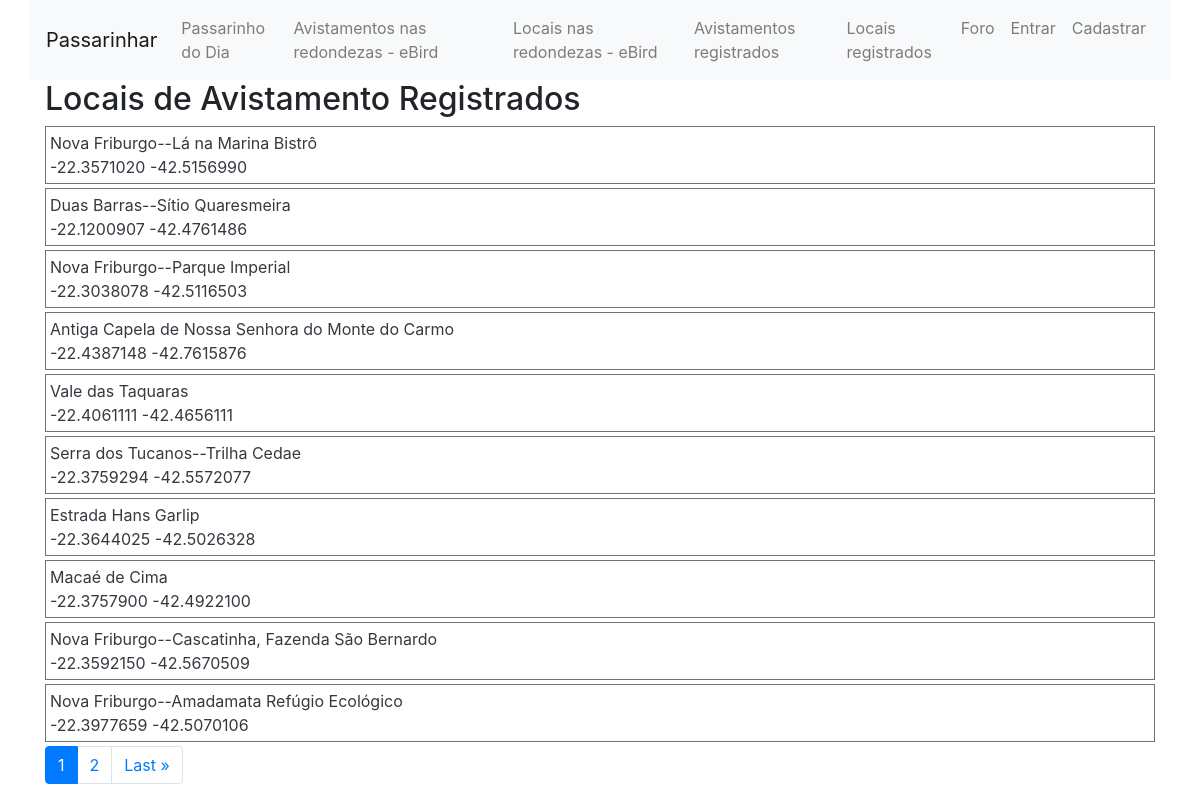
The app's page /allplaces, older data.
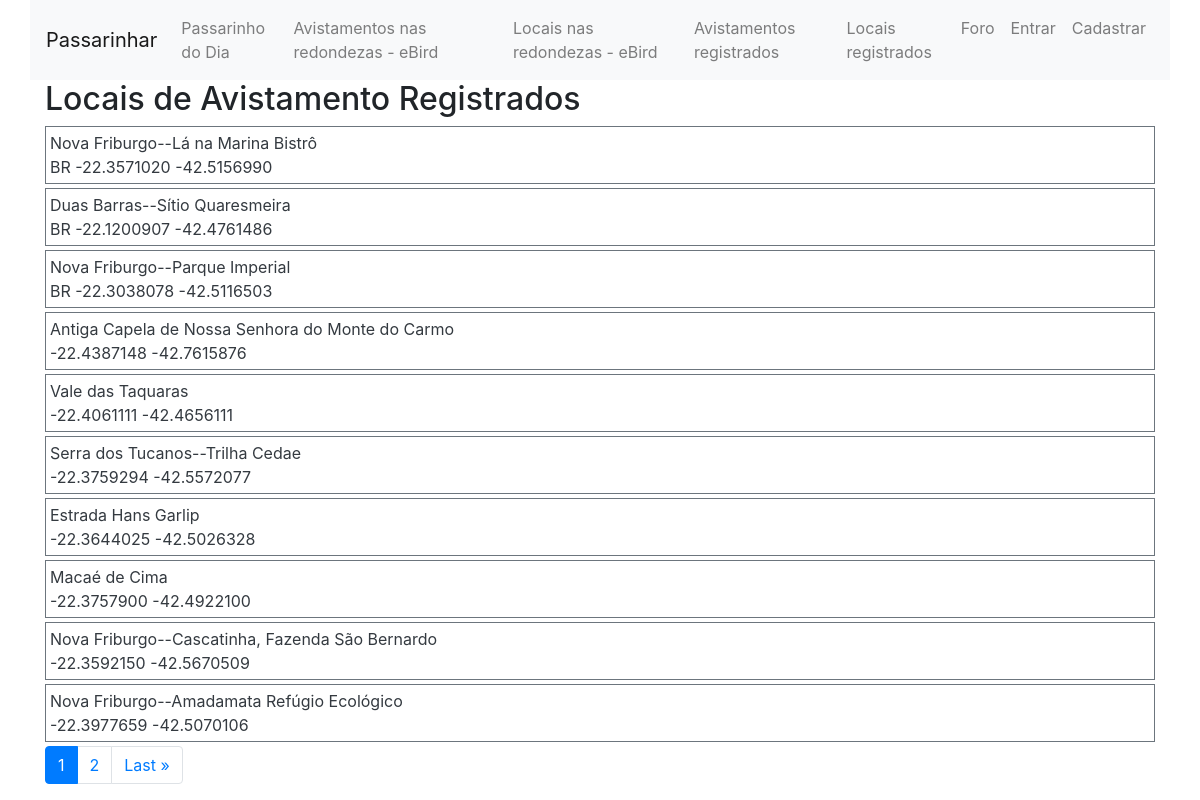
The same page, newer data.
### passarinhar/models.py (models this page shows, shortened)
class Place(models.Model):
    place = models.CharField(max_length=100)
    lat = models.DecimalField(max_digits=10, decimal_places=7, default=0)
    lon = models.DecimalField(max_digits=10, decimal_places=7, default=0)
    subnational2Code = models.CharField(max_length=10, blank=True)
    locId = models.CharField(max_length=20, blank=True)
    latestObsDt = models.CharField(max_length=20, blank=True)
    numSpeciesAllTime = models.IntegerField(default=0)
    country= models.CharField(max_length=2, blank=True)
    region = models.CharField(max_length=100, blank=True)

### passarinhar/views.py (the view)
# urls.py: path("allplaces", views.allplaces, name="allplaces"),
def allplaces(request):
    allplaces = Place.objects.all()
    allplaces = allplaces.order_by("-pk").all()
    p = Paginator(allplaces, 10)
    page_number = request.GET.get('page')
    page_obj = p.get_page(page_number)
    return render(request, "passarinhar/places.html", {
        'title':"Locais de Avistamento Registrados",
        "page_name": 'allplaces',
        'page_obj':page_obj,
        })

### passarinhar/templates/passarinhar/places.html (shortened to what this page needs)
{% extends "passarinhar/layout.html" %}
{% load static %}
{% block body %}
<div id="allplaces">
    <h2 id="page-title">{{ title }}</h2>
    {% for place in page_obj %}
    <div class="p-1 my-1 bg-white text-dark border border-secondary">
        <div id="place{{place.id}}">
            <div>
                {{ place.place }}
            </div>
        </div>
        <div>{{ place.state }} {{ place.country }}
            <span id="lat{{place.id}}">{{ place.lat }}</span>
            <span id="lon{{place.id}}">{{ place.lon }}</span>
        </div>
    </div>
    {% empty %}
    <div>*** No places registered yet***</div>
    {% endfor %}
</div>
<nav aria-label="Page navigation">
    <ul class="pagination">
        <li class="page-item  active" aria-current="page"><a class="page-link" href="?page={{ page_obj.number }}">
                {{page_obj.number }}</a></li>
        {% if page_obj.has_next %}
        <li class="page-item"><a class="page-link"
                href="?page={{ page_obj.next_page_number }}">{{page_obj.next_page_number }}</a></li>
        <li class="page-item"><a class="page-link" href="?page={{ page_obj.paginator.num_pages }}">Last<span
                    aria-hidden="true"> &raquo;</span></a></li>
        {% endif %}
    </ul>
</nav>
{% endblock %}

Row changes from the older to the newer data that the page shows:
changed Place "Nova Friburgo--Lá na Marina Bistrô": country (not shown) → "BR"
changed Place "Duas Barras--Sítio Quaresmeira": country (not shown) → "BR"
changed Place "Nova Friburgo--Parque Imperial": country (not shown) → "BR"
